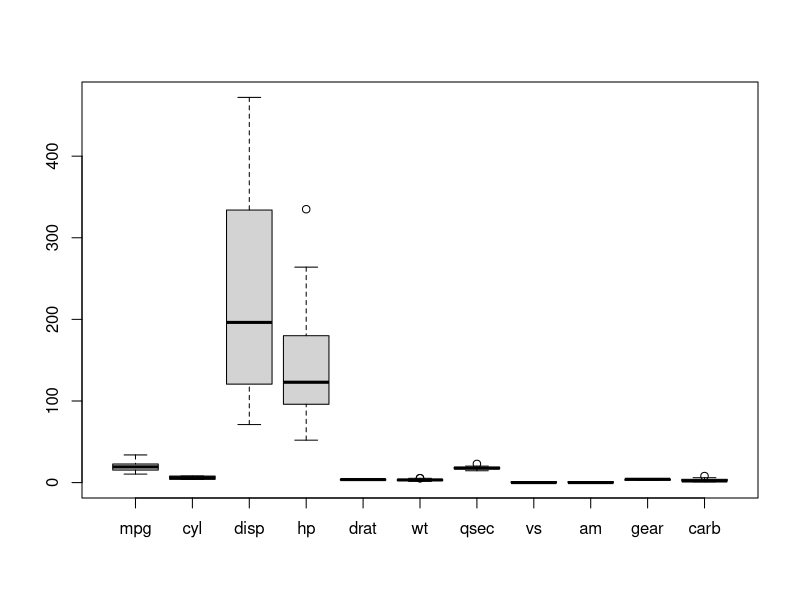
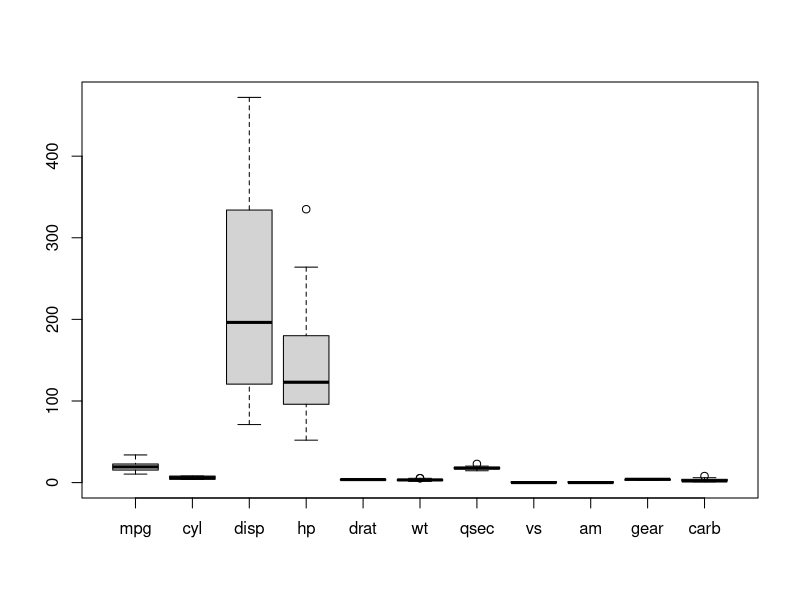
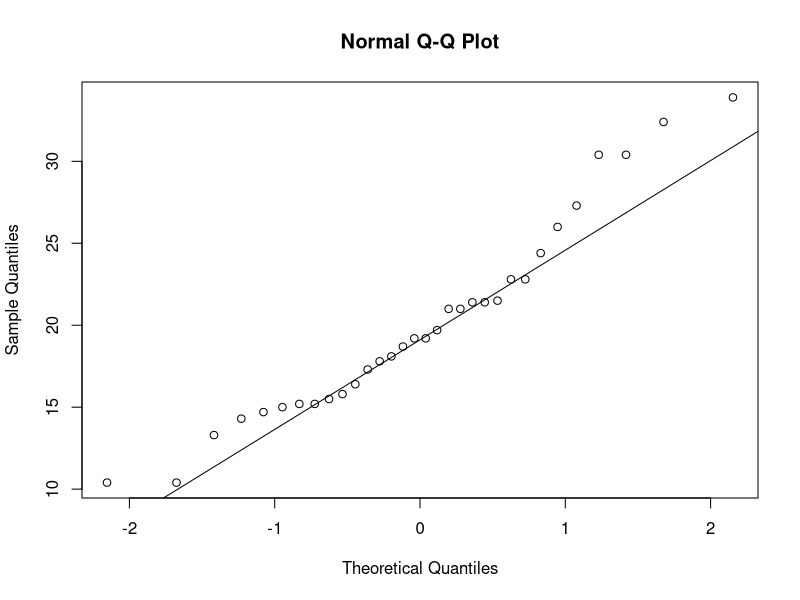
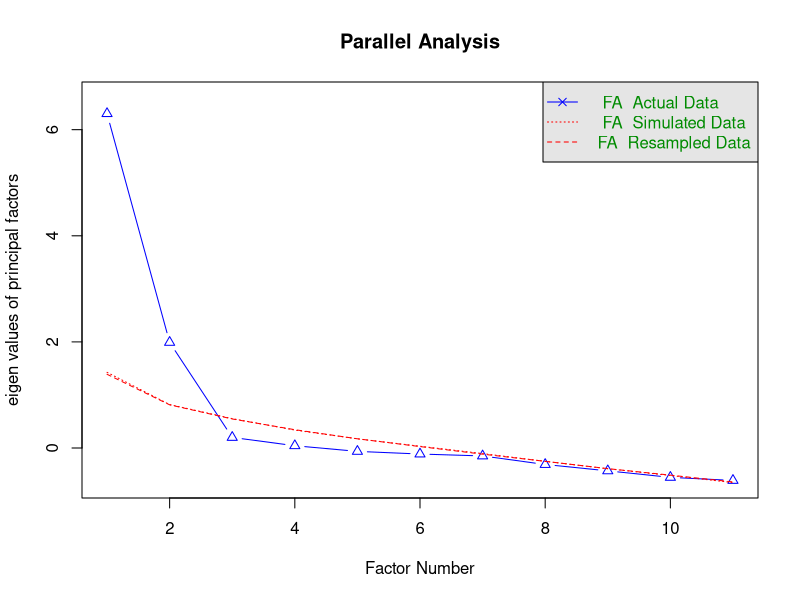

Recreate these plots in R, in order. (Note: this script raises an error after producing the figures.)
library(psych)
library(ggplot2)
library(GPArotation)
library(lavaan)

# Import data
data(mtcars)
View(mtcars)

# menampilkan beberapa baris pertama
head(mtcars)

# ukuran data 
dim(mtcars)

# struktur data
str(mtcars)

# daftar nama variabel
colnames(mtcars)

# Preprocessing dan Eksplorasi Data
# ----------------------------------

# Cek data awal
summary(mtcars)

# Menghitung jumlah missing values per variabel
sum(is.na(mtcars))

# Mengecek persentase missing values per variabel
colMeans(is.na(mtcars)) * 100

# Membuat boxplot untuk setiap variabel
boxplot(mtcars)

# Mengecek nilai-nilai outlier per variabel
outliers <- boxplot(mtcars)$out

# Menggunakan uji Shapiro-Wilk untuk setiap variabel dalam dataset mtcars
for (column in names(mtcars)) {p_value <- shapiro.test(mtcars[[column]])$p.value
# Menampilkan hasil
  cat("Variabel:", column, "\tP-value:", p_value, "\n")}

# Menggunakan uji normalitas Shapiro-Wilk pada variabel mpg
shapiro.test(mtcars$mpg)

# Membuat plot QQ untuk setiap variabel
qqnorm(mtcars$mpg)
qqline(mtcars$mpg)

# Standarisasi variabel-variabel dalam dataset
standardized_mtcars <- scale(mtcars)
standardized_mtcars

# Analisis Faktor
# -----------------
# Matriks korelasi (hanya untuk mengecek)
cor_matrix <- cor(mtcars)
cor_matrix
dim(cor_matrix)

# sebelum masuk ke uji selanjutnya, bisa dicantumkan tujuan dari studi kasusnya dulu
# Uji Bartlett
bartlett_test <- psych::cortest.bartlett(cor_matrix, n = nrow(mtcars))
bartlett_test

# Uji Kesesuaian Sampling Kaiser-Meyer-Olkin (KMO)
kmo_test <- psych::KMO(cor_matrix)
kmo_test

# Analisis Faktor Eksploratori (EFA) dengan metode PCA
efa_result <- psych::principal(mtcars, nfactors = 3, rotate = "varimax")
summary(efa_result)

# menentukan jumlah faktor dengan Scree Plot
# -----------------------
# Menghitung nilai eigen
ev <- efa_result$values
ev
# Menentukan jumlah faktor berdasarkan kriteria nilai eigen
num_factors <- sum(ev > 1)  # Misalnya, menggunakan kriteria eigen > 1
print(num_factors)

# Melakukan uji paralel
parallel_analysis <- fa.parallel(mtcars, fm = "pc", fa = "fa", n.iter = 100, main = "Parallel Analysis")

# Menampilkan scree plot (ini di aku gak muncul hasilnya)
plot(parallel_analysis$eigen$values, type = "b", xlab = "Number of Factors", ylab = "Eigenvalues", main = "Scree Plot")

# Membuat data frame untuk scree plot (bisanya pakai ini)
df <- data.frame(n = 1:length(ev), ev)

# Scatter plot
ggplot(df, aes(x = n, y = ev)) +
  geom_point() +
  labs(title = "Scree Plot", x = "Factors", y = "Eigen Value") +
  theme_minimal()

# Line plot
ggplot(df, aes(x = n, y = ev)) +
  geom_line() +
  labs(title = "Scree Plot", x = "Factors", y = "Eigen Value") +
  theme_minimal()

# Melakukan analisis faktor menggunakan dataset mtcars
factor_analysis <- fa(mtcars, nfactors = length(mtcars), rotate = "varimax")
factor_analysis # bisa juga untuk menampilkan seluruh faktor sebelum ekstrasi 

# Menampilkan scree plot (ini di aku gak muncul juga)
screeplot(factor_analysis, main = "Scree Plot")

# untuk dua faktor (ekstrasi faktor/seleksi faktor yang dibentuk)
efa_result <- principal(mtcars, nfactors = 2, rotate = "varimax")
efa_result # menampilkan faktor yang diambil 
fa.diagram(efa_result, main = "data")

# untuk tiga faktor (ekstrasi faktor/seleksi faktor yang dibentuk)
# untuk yang tiga faktor, ditunjukan hanya untuk membandingkan nilai dari dua faktor saja 
efa_result1 <- principal(mtcars, nfactors = 3, rotate = "varimax")
efa_result1 
fa.diagram(efa_result1, main = "data")

# rotasi Faktor dengan menggunakan varimax
# sebelum melakukan rotasi faktor, dijelaskan/interpretasi loadings pd masing2 x dan kenapa harus melakukan rotasi
# ---------------------------------------
efa_result
rotated_efa_result <- varimax(efa_result$loadings)
rotated_efa_result

# visualisasi hasil matirks loading dari hasil rotasi faktor
# Mengubah matriks loadings menjadi data frame
loadings_df <- as.data.frame.matrix(rotated_efa_result$loadings)
loadings_df

# Menampilkan plot bar untuk matriks loading
# bersamaan dengan menjelaskan makna loading pd masing2 variabel
barplot(t(loadings_df), beside = TRUE, col = rainbow(ncol(loadings_df)),
        main = "Matriks Loading", xlab = "Variabel", ylab = "Loading",
        legend.text = colnames(loadings_df), args.legend = list(x = "topright"))
abline(h = 0, lty = 2)

# interpretasi faktor
# --------------------
# Memperoleh loadings dari hasil analisis faktor sebelumnya (setelah dirotated)
# ini hanya untuk recall
loadings <- rotated_efa_result$loadings
print(loadings)

# Menampilkan faktor yang memiliki loadings tertinggi untuk setiap variabel
max_loadings <- apply(loadings, 2, function(x) names(x)[which.max(abs(x))])
print(max_loadings)

# Menampilkan faktor dengan loadings terbesar untuk setiap observasi
dominant_factor <- colnames(loadings)[apply(loadings, 1, which.max)]
print(dominant_factor)

# Menampilkan kontribusi masing-masing variabel terhadap faktor
# Nilai contribution biasanya dihitung dengan mengkuadratkan nilai loadings dan kemudian dinormalisasi dengan membaginya dengan jumlah total kontribusi semua variabel dalam faktor
contribution_values <- (loadings_df^2) / sum(loadings_df^2)
contribution_values

# ----------------------------------------------------------------------------------------------------
# verifikasi validasi (gak usah dicantumin di makalah)
# ------------------
# Melakukan verifikasi reliabilitas faktor dengan pengecekan dan pembalikan otomatis
reliability <- psych::alpha(rotated_efa_result$loadings, check.keys = TRUE)
print(reliability$total$raw_alpha)

# Melakukan uji konfirmatori (CFA) menggunakan paket sem
model <- 'f1 =~ carb + qsec + am'

# Membuat model fit
fit <- lavaan::cfa(model, data = mtcars)

# Menampilkan hasil uji CFA
summary(fit)
# Menggunakan fungsi fitMeasures()
fit_measures <- fitMeasures(fit, c("rmsea", "cfi", "tli"))

# Menggunakan fungsi cfit()
cfit <- cfit(fit, fit.measures = TRUE)

# Menampilkan metrik goodness of fit
print(fit_measures)
print(cfit)

# Menghitung validasi faktor
factor_validity <- lavaan::parameterEstimates(fit, standardized = TRUE)
print(factor_validity)
